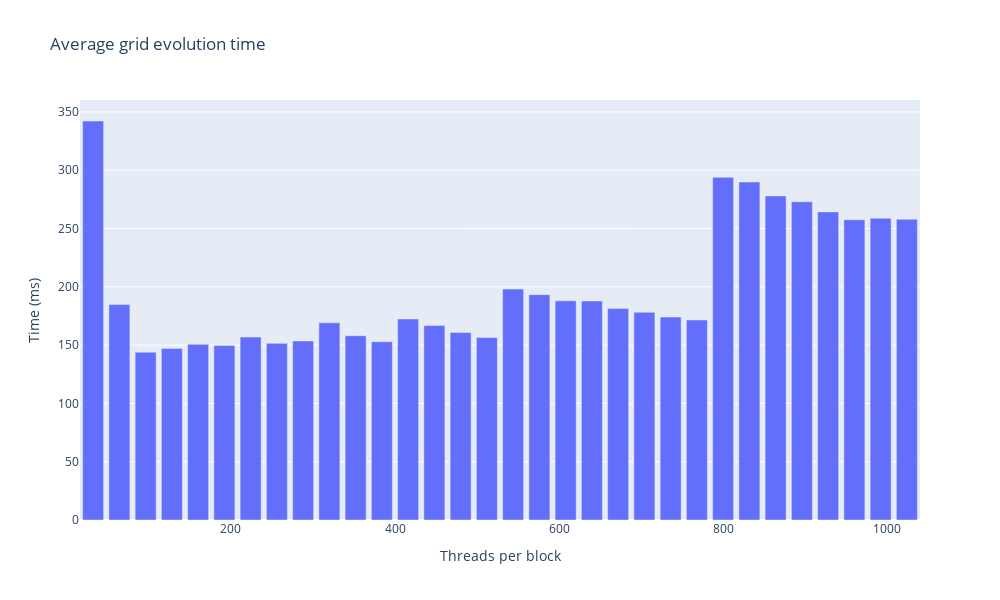

Notebook code cell kept with this figure:
### Code cell
gdf = k_df[k_df['size'] == 4096]
fig = go.Figure(go.Bar(x=gdf['threads'], y=gdf['totalEvolveTime']/1e6))
fig.update_layout(title="Average grid evolution time", xaxis_title='Threads per block', yaxis_title="Time (ms)", width=plot_width, height=plot_height, barmode='stack', xaxis={'categoryorder':'total ascending'})
fig.show()

### Figure 1 — Plotly figure (JSON) as saved in the notebook; plotly's stock layout.template omitted (floating-point values rounded to 4 significant figures)
{"data": [{"type": "bar", "x": [32, 64, 96, 128, 160, 192, 224, 256, 288, 320, 352, 384, 416, 448, 480, 512, 544, 576, 608, 640, 672, 704, 736, 768, 800, 832, 864, 896, 928, 960, 992, 1024], "y": [342.2, 184.8, 143.9, 147.1, 150.6, 149.7, 156.9, 151.5, 153.6, 169.1, 158.1, 152.9, 172.4, 166.8, 160.8, 156.5, 198.0, 193.3, 188.0, 187.8, 181.5, 178.2, 174.1, 171.5, 293.9, 289.9, 277.9, 273.0, 264.3, 257.5, 258.8, 257.9]}], "layout": {"barmode": "stack", "height": 600, "title": {"text": "Average grid evolution time"}, "width": 1000, "xaxis": {"categoryorder": "total ascending", "title": {"text": "Threads per block"}}, "yaxis": {"title": {"text": "Time (ms)"}}}}
